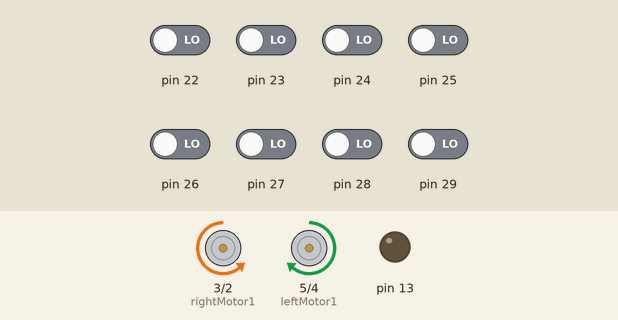
This sketch was run on a simulated Arduino Mega 2560, built with avr-gcc and run on an emulated ATmega2560. Shown: motor-driver pin pairs drawn as motors (green arrow = first pin HIGH = forward, orange = second pin HIGH = backward, longer = more drive, scaled by the enable pin), output pins drawn as LEDs (lit = HIGH). Inputs (shaded band) come from the test bench; at power-on: pin 22–29 LOW. What the sketch prints to the serial monitor is not drawn.

Above: at 12.7 s.
12.8 s: pin 23 driven HIGH
At 13.4 s:
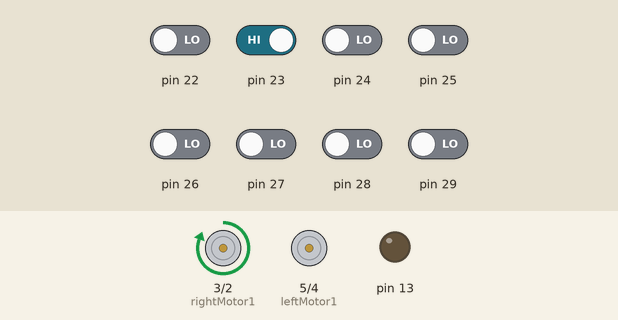
14.3 s: pin 24 driven HIGH
15.8 s: pin 26 driven HIGH
At 17.0 s:
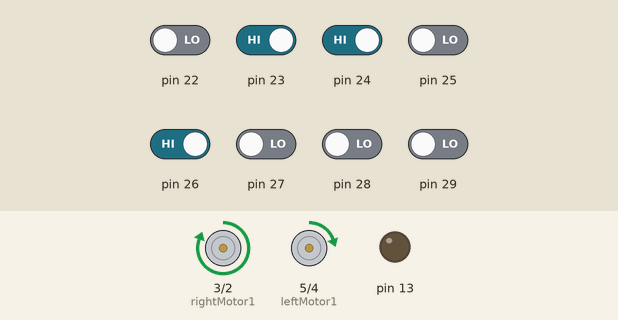
17.3 s: pin 27 driven HIGH
At 18.2 s:
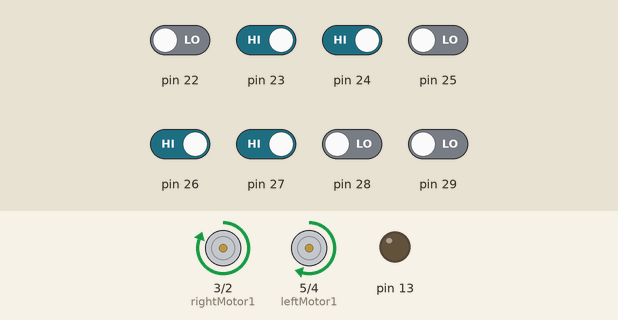
18.8 s: pin 28 driven HIGH
At 19.4 s:
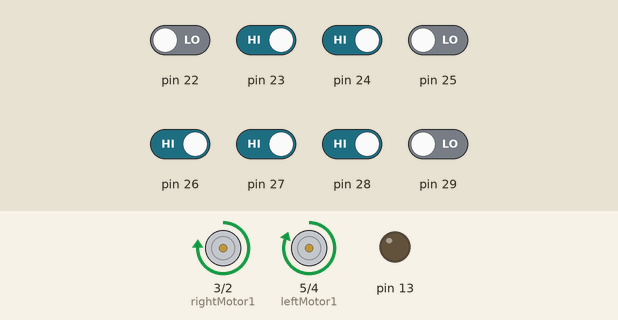
20.3 s: pin 29 driven HIGH
At 21.7 s:
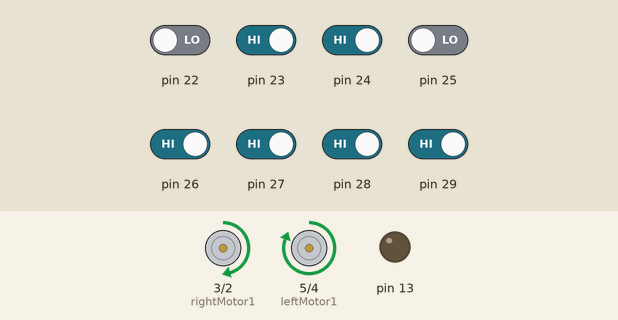
Timing chart, 0 to 22.8 s (numbered marks = the images above; inputs shaded):
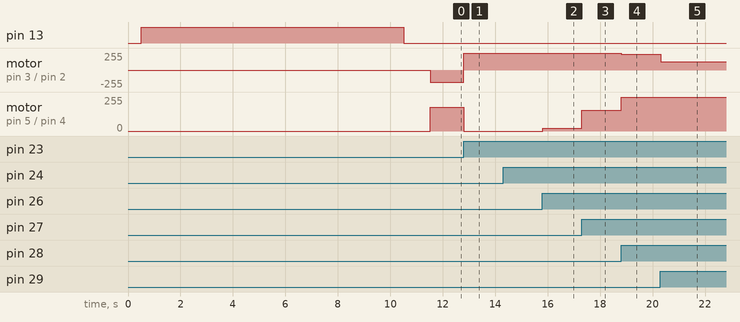

The sketch:

pid_line_follow.ino
```cpp
#define rightMotor1 3
#define rightMotor2 2
#define leftMotor1 5
#define leftMotor2 4
#define rightMotorPWM 6
#define leftMotorPWM 7

#include <QTRSensors.h>


#define NUM_SENSORS   8     // number of sensors used
#define TIMEOUT       2500  // waits for 2500 microseconds for sensor outputs to go low
#define EMITTER_PIN   30     // emitter is controlled by digital pin 2

// sensors 0 through 7 are connected to digital pins 3 through 10, respectively
QTRSensorsRC qtrrc((unsigned char[]) {
  22 , 23, 24, 25, 26, 27, 28, 29
},
NUM_SENSORS, TIMEOUT, EMITTER_PIN);
unsigned int sensorValues[NUM_SENSORS];

#define Kp 0.2 // experiment to determine this, start by something small that just makes your bot follow the line at a slow speed
#define Kd 4// experiment to determine this, slowly increase the speeds and adjust this value. ( Note: Kp < Kd)

#define speedturn 180
#define MaxSpeed 255// max speed of the robot
#define BaseSpeed 255 // this is the speed at which the motors should spin when the robot is perfectly on the line

void setup()
{


  delay(500);

  pinMode(rightMotor1, OUTPUT);
  pinMode(rightMotor2, OUTPUT);
  pinMode(rightMotorPWM, OUTPUT);
  pinMode(leftMotor1, OUTPUT);
  pinMode(leftMotor2, OUTPUT);
  pinMode(leftMotorPWM, OUTPUT);

  pinMode(13, OUTPUT);
  digitalWrite(13, HIGH);    // turn on Arduino's LED to indicate we are in calibration mode
  for (int i = 0; i < 400; i++)  // make the calibration take about 10 seconds
  {
    qtrrc.calibrate();       // reads all sensors 10 times at 2500 us per read (i.e. ~25 ms per call)
  }
  digitalWrite(13, LOW);     // turn off Arduino's LED to indicate we are through with calibration

  // print the calibration minimum values measured when emitters were on
  Serial.begin(9600);
  for (int i = 0; i < NUM_SENSORS; i++)
  {
    Serial.print(qtrrc.calibratedMinimumOn[i]);
    Serial.print(' ');
  }
  Serial.println();

  // print the calibration maximum values measured when emitters were on
  for (int i = 0; i < NUM_SENSORS; i++)
  {
    Serial.print(qtrrc.calibratedMaximumOn[i]);
    Serial.print(' ');
  }
  Serial.println();
  Serial.println();
  delay(1000);
}

int lastError = 0;
unsigned int sensors[8];
void loop()
{

  unsigned int position = qtrrc.readLine(sensorValues);
  position = qtrrc.readLine(sensorValues);

  if (position > 6700) {
    move(1, speedturn, 1);//motor derecho hacia adelante
    move(0, speedturn, 0);//motor izquierdo hacia adelante
    return;
  }
  if (position < 300) {
    move(1, speedturn, 0);//motor derecho hacia adelante
    move(0, speedturn, 1);//motor izquierdo hacia adelante
    return;
  }

  int error = position - 3500;
  int motorSpeed = Kp * error + Kd * (error - lastError);
  lastError = error;

  int rightMotorSpeed = BaseSpeed + motorSpeed;
  int leftMotorSpeed = BaseSpeed - motorSpeed;

  if (rightMotorSpeed > MaxSpeed ) rightMotorSpeed = MaxSpeed; // prevent the motor from going beyond max speed
  if (leftMotorSpeed > MaxSpeed ) leftMotorSpeed = MaxSpeed; // prevent the motor from going beyond max speed
  if (rightMotorSpeed < 0)rightMotorSpeed = 0;
  if (leftMotorSpeed < 0)leftMotorSpeed = 0;

  move(1, rightMotorSpeed, 1);//motor derecho hacia adelante
  move(0, leftMotorSpeed, 1);//motor izquierdo hacia adelante

}

void move(int motor, int speed, int direction) {

  boolean inPin1 = HIGH;
  boolean inPin2 = LOW;

  if (direction == 1) {
    inPin1 = HIGH;
    inPin2 = LOW;
  }
  if (direction == 0) {
    inPin1 = LOW;
    inPin2 = HIGH;
  }

  if (motor == 0) {
    digitalWrite(leftMotor1, inPin1);
    digitalWrite(leftMotor2, inPin2);
    analogWrite(leftMotorPWM, speed);
  }
  if (motor == 1) {
    digitalWrite(rightMotor1, inPin1);
    digitalWrite(rightMotor2, inPin2);
    analogWrite(rightMotorPWM, speed);
  }
}
```

Measured:
- after the input at 12.8 s, motor on pin 3 (rightMotor1) / pin 2 (rightMotor2): backward 180/255 → forward 255/255 at once; motor on pin 5 (leftMotor1) / pin 4 (leftMotor2): forward 180/255 → stopped at once
- after the input at 15.8 s, motor on pin 5 (leftMotor1) / pin 4 (leftMotor2): stopped → forward 22/255 at once
- after the input at 17.3 s, motor on pin 5 (leftMotor1) / pin 4 (leftMotor2): forward 22/255 → forward 155/255 at once
- after the input at 18.8 s, motor on pin 3 (rightMotor1) / pin 2 (rightMotor2): forward 255/255 → forward 235/255 at once; motor on pin 5 (leftMotor1) / pin 4 (leftMotor2): forward 155/255 → forward 255/255 at once
- after the input at 20.3 s, motor on pin 3 (rightMotor1) / pin 2 (rightMotor2): forward 235/255 → forward 122/255 at once
